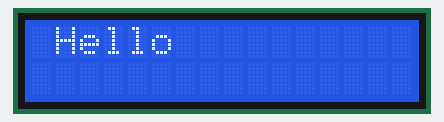
The sketch below on a simulated Arduino Uno, built with avr-gcc and run on an emulated ATmega328P. Parts: 16×2 character LCD.

Above: at 0.1 s.

The sketch:

LED_board.ino
```cpp
/*#define CUSTOM_SETTINGS
#define INCLUDE_CLOCK_SHIELD
#include <Wire.h>
#include <LiquidCrystal_I2C.h>
#include<OneSheeld.h>
LiquidCrystal_I2C lcd(0x27,16,2);
int hour,minute,second;
// set the LCD address to 0x27 for a 16 chars and 2 line display
void setup()
{
  OneSheeld.begin();
  Clock.queryDateAndTime();
  lcd.begin();
}
void loop()
{
  Serial.begin(9600);
  hour=Clock.getHours();
  minute=Clock.getMinutes();
  second=Clock.getSeconds();
  lcd.setCursor(0, 0);
  lcd.print(0);
  lcd.print(":");
  lcd.print(minute);
  lcd.print(":");
  lcd.print(second);
  if(second==59)
  {
    delay(100);
    lcd.setCursor(0,1);
    for(int i=0;i<16;i++)
    {
      lcd.print("");
    }
  }
}*/
#include <LiquidCrystal.h>
LiquidCrystal lcd(4,5,8,9,10,11);
void setup() {
  lcd.begin(16,2);
}

void loop() {
 lcd.setCursor(1,0);
 lcd.print("Hello");
 delay(1000);
 lcd.clear();
}
```
